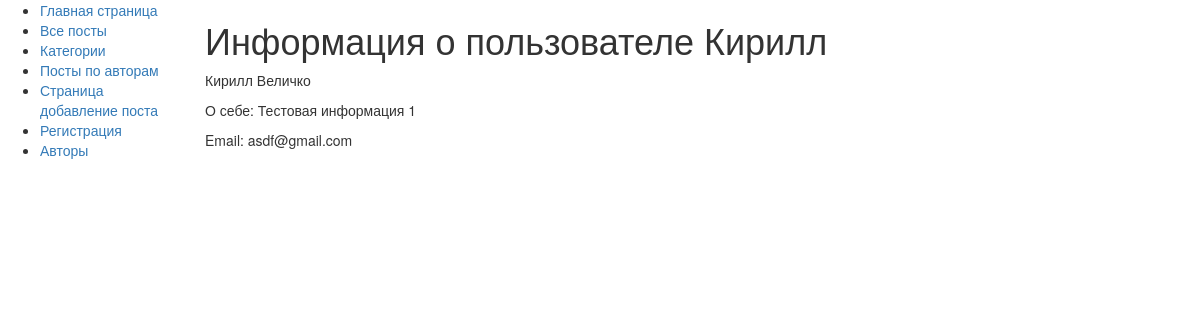
Screenshot of /posts/about_user/kirill/1/ with the database file from the repository.
### posts/models.py (models this page shows, shortened)
class Author(models.Model):
    first_name = models.CharField(max_length=40)
    last_name = models.CharField(max_length=40)
    slug = models.CharField(max_length=40)
    about_yourself = models.TextField(null=True, blank=True)
    email = models.EmailField(null=True, blank=True)
    image = models.ImageField(null=True, blank=True)

### posts/views.py (the view)
# urls.py: path('about_user/<str:slug>/<int:author_id>/', views.about_user, name='about_user'),
def about_user(request, slug, author_id):
    author = Author.objects.get(pk=author_id)
    return render(request, 'posts/about_user.html', {'author': author})

### posts/templates/posts/about_user.html
{% extends "posts/base.html" %}
{% block content %}
	<h1>Информация о пользователе {{ author.first_name }}</h1>
	<p> {{ author.first_name }} {{ author.last_name }} </p>
	<p> О себе: {{ author.about_yourself }}            </p>
	<p> Email: {{ author.email }}                      </p>
{% endblock %}

### rows the page displays
Author: first_name "Кирилл", last_name "Величко", about_yourself "Тестовая информация 1", email "asdf@gmail.com"
